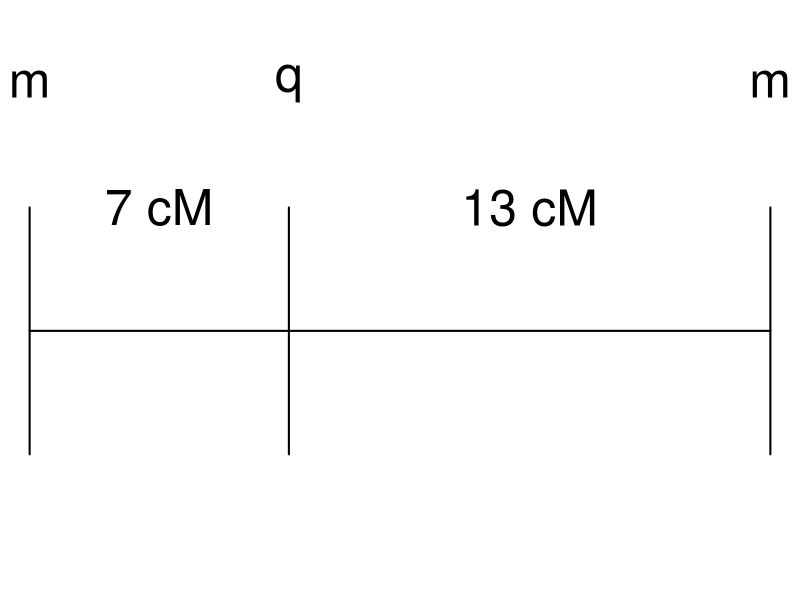

Write the R code that produced this figure.
## ---- chunk 1
knitr::opts_chunk$set(echo = TRUE)
## ---- chunk 2
figpath <- "../../Figs"
## ---- chunk 3
jpeg(file.path(figpath, "mixchr.jpg"), width=800, height=400)
par(mar=rep(0,4))
plot(c(0,20), c(-1,1.25), type="n", bty="n", xaxt="n", yaxt="n", xlab="", ylab="")
lines(c(0,20), c(0,0), lwd=2)
for(x in c(0,7,20))
  lines(c(x,x), c(-.5,.5), lwd=2)
text(3.5,0.5,"7 cM", cex=3)
text(13.5,0.5,"13 cM", cex=3)
text(0,1,"m", cex=3)
text(7,1,"q", cex=3)
text(20,1,"m", cex=3)
dev.off()
